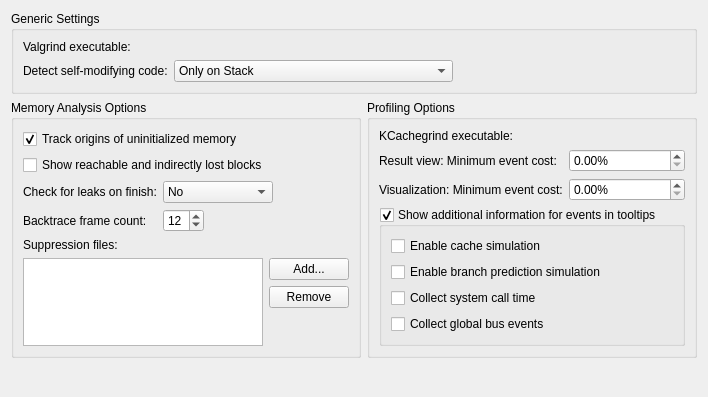
<?xml version="1.0" encoding="UTF-8"?>
<ui version="4.0">
 <class>Valgrind::Internal::ValgrindConfigWidget</class>
 <widget class="QWidget" name="Valgrind::Internal::ValgrindConfigWidget">
  <property name="geometry">
   <rect>
    <x>0</x>
    <y>0</y>
    <width>708</width>
    <height>397</height>
   </rect>
  </property>
  <layout class="QGridLayout" name="gridLayout">
   <item row="0" column="0" colspan="2">
    <widget class="QGroupBox" name="commonValgrindOptions">
     <property name="sizePolicy">
      <sizepolicy hsizetype="Preferred" vsizetype="Expanding">
       <horstretch>0</horstretch>
       <verstretch>0</verstretch>
      </sizepolicy>
     </property>
     <property name="title">
      <string>Generic Settings</string>
     </property>
     <layout class="QGridLayout" name="gridLayout_2">
      <item row="0" column="0">
       <widget class="QLabel" name="valgrindExeLabel">
        <property name="text">
         <string>Valgrind executable:</string>
        </property>
       </widget>
      </item>
      <item row="0" column="1">
       <widget class="Utils::PathChooser" name="valgrindExeChooser" native="true">
        <property name="sizePolicy">
         <sizepolicy hsizetype="Preferred" vsizetype="Preferred">
          <horstretch>1</horstretch>
          <verstretch>0</verstretch>
         </sizepolicy>
        </property>
       </widget>
      </item>
      <item row="1" column="0">
       <widget class="QLabel" name="smcDetectionLabel">
        <property name="text">
         <string>Detect self-modifying code:</string>
        </property>
       </widget>
      </item>
      <item row="1" column="1">
       <layout class="QHBoxLayout" name="horizontalLayout_2">
        <item>
         <widget class="QComboBox" name="smcDetectionComboBox">
          <property name="currentIndex">
           <number>1</number>
          </property>
          <item>
           <property name="text">
            <string>No</string>
           </property>
          </item>
          <item>
           <property name="text">
            <string>Only on Stack</string>
           </property>
          </item>
          <item>
           <property name="text">
            <string>Everywhere</string>
           </property>
          </item>
          <item>
           <property name="text">
            <string>Everywhere Except in File-backend Mappings</string>
           </property>
          </item>
         </widget>
        </item>
        <item>
         <spacer name="horizontalSpacer">
          <property name="orientation">
           <enum>Qt::Horizontal</enum>
          </property>
          <property name="sizeHint" stdset="0">
           <size>
            <width>40</width>
            <height>20</height>
           </size>
          </property>
         </spacer>
        </item>
       </layout>
      </item>
     </layout>
    </widget>
   </item>
   <item row="1" column="1">
    <widget class="QGroupBox" name="memcheckOptions_2">
     <property name="sizePolicy">
      <sizepolicy hsizetype="Preferred" vsizetype="Preferred">
       <horstretch>0</horstretch>
       <verstretch>0</verstretch>
      </sizepolicy>
     </property>
     <property name="title">
      <string>Profiling Options</string>
     </property>
     <layout class="QFormLayout" name="formLayout_2">
      <item row="1" column="0">
       <widget class="QLabel" name="minimumInclusiveCostRatioLabel">
        <property name="toolTip">
         <string>Limits the amount of results the profiler gives you. A lower limit will likely increase performance.</string>
        </property>
        <property name="text">
         <string>Result view: Minimum event cost:</string>
        </property>
        <property name="buddy">
         <cstring>minimumInclusiveCostRatio</cstring>
        </property>
       </widget>
      </item>
      <item row="1" column="1">
       <widget class="QDoubleSpinBox" name="minimumInclusiveCostRatio">
        <property name="suffix">
         <string>%</string>
        </property>
        <property name="decimals">
         <number>2</number>
        </property>
        <property name="maximum">
         <double>10.000000000000000</double>
        </property>
        <property name="singleStep">
         <double>0.100000000000000</double>
        </property>
       </widget>
      </item>
      <item row="3" column="0" colspan="2">
       <widget class="QGroupBox" name="enableEventToolTips">
        <property name="title">
         <string>Show additional information for events in tooltips</string>
        </property>
        <property name="checkable">
         <bool>true</bool>
        </property>
        <layout class="QGridLayout" name="gridLayout_3">
         <item row="0" column="0">
          <widget class="QCheckBox" name="enableCacheSim">
           <property name="toolTip">
            <string>&lt;html&gt;&lt;head/&gt;&lt;body&gt;
&lt;p&gt;Does full cache simulation.&lt;/p&gt;
&lt;p&gt;By default, only instruction read accesses will be counted (&quot;Ir&quot;).&lt;/p&gt;
&lt;p&gt;
With cache simulation, further event counters are enabled:
&lt;ul&gt;&lt;li&gt;Cache misses on instruction reads (&quot;I1mr&quot;/&quot;I2mr&quot;).&lt;/li&gt;
&lt;li&gt;Data read accesses (&quot;Dr&quot;) and related cache misses (&quot;D1mr&quot;/&quot;D2mr&quot;).&lt;/li&gt;
&lt;li&gt;Data write accesses (&quot;Dw&quot;) and related cache misses (&quot;D1mw&quot;/&quot;D2mw&quot;).&lt;/li&gt;&lt;/ul&gt;
&lt;/p&gt;

&lt;/body&gt;&lt;/html&gt;</string>
           </property>
           <property name="text">
            <string>Enable cache simulation</string>
           </property>
          </widget>
         </item>
         <item row="1" column="0">
          <widget class="QCheckBox" name="enableBranchSim">
           <property name="toolTip">
            <string>&lt;html&gt;&lt;head/&gt;&lt;body&gt;
&lt;p&gt;Does branch prediction simulation.&lt;/p&gt;
&lt;p&gt;Further event counters are enabled: &lt;/p&gt;
&lt;ul&gt;&lt;li&gt;Number of executed conditional branches and related predictor misses (
&quot;Bc&quot;/&quot;Bcm&quot;).&lt;/li&gt;
&lt;li&gt;Executed indirect jumps and related misses of the jump address predictor (
&quot;Bi&quot;/&quot;Bim&quot;).&lt;/li&gt;&lt;/ul&gt;&lt;/body&gt;&lt;/html&gt;</string>
           </property>
           <property name="text">
            <string>Enable branch prediction simulation</string>
           </property>
          </widget>
         </item>
         <item row="2" column="0">
          <widget class="QCheckBox" name="collectSystime">
           <property name="toolTip">
            <string>Collects information for system call times.</string>
           </property>
           <property name="text">
            <string>Collect system call time</string>
           </property>
          </widget>
         </item>
         <item row="3" column="0">
          <widget class="QCheckBox" name="collectBusEvents">
           <property name="toolTip">
            <string>Collect the number of global bus events that are executed. The event type &quot;Ge&quot; is used for these events.</string>
           </property>
           <property name="text">
            <string>Collect global bus events</string>
           </property>
          </widget>
         </item>
        </layout>
       </widget>
      </item>
      <item row="2" column="0">
       <widget class="QLabel" name="visualisationMinimumInclusiveCostRatioLabel">
        <property name="text">
         <string>Visualization: Minimum event cost:</string>
        </property>
       </widget>
      </item>
      <item row="2" column="1">
       <widget class="QDoubleSpinBox" name="visualisationMinimumInclusiveCostRatio">
        <property name="prefix">
         <string/>
        </property>
        <property name="suffix">
         <string>%</string>
        </property>
        <property name="minimum">
         <double>0.000000000000000</double>
        </property>
        <property name="maximum">
         <double>50.000000000000000</double>
        </property>
       </widget>
      </item>
      <item row="0" column="0">
       <widget class="QLabel" name="label_2">
        <property name="text">
         <string>KCachegrind executable:</string>
        </property>
       </widget>
      </item>
      <item row="0" column="1">
       <widget class="Utils::PathChooser" name="kcachegrindExeChooser" native="true">
        <property name="sizePolicy">
         <sizepolicy hsizetype="Preferred" vsizetype="Preferred">
          <horstretch>1</horstretch>
          <verstretch>0</verstretch>
         </sizepolicy>
        </property>
       </widget>
      </item>
     </layout>
    </widget>
   </item>
   <item row="2" column="0">
    <spacer name="verticalSpacer">
     <property name="orientation">
      <enum>Qt::Vertical</enum>
     </property>
     <property name="sizeType">
      <enum>QSizePolicy::Expanding</enum>
     </property>
     <property name="sizeHint" stdset="0">
      <size>
       <width>1</width>
       <height>500</height>
      </size>
     </property>
    </spacer>
   </item>
   <item row="1" column="0">
    <widget class="QGroupBox" name="memcheckOptions">
     <property name="sizePolicy">
      <sizepolicy hsizetype="Preferred" vsizetype="Preferred">
       <horstretch>0</horstretch>
       <verstretch>0</verstretch>
      </sizepolicy>
     </property>
     <property name="title">
      <string>Memory Analysis Options</string>
     </property>
     <layout class="QFormLayout" name="formLayout">
      <item row="0" column="0" colspan="2">
       <widget class="QCheckBox" name="trackOrigins">
        <property name="text">
         <string>Track origins of uninitialized memory</string>
        </property>
        <property name="checked">
         <bool>true</bool>
        </property>
       </widget>
      </item>
      <item row="1" column="0" colspan="2">
       <widget class="QCheckBox" name="showReachable">
        <property name="text">
         <string>Show reachable and indirectly lost blocks</string>
        </property>
       </widget>
      </item>
      <item row="2" column="0">
       <widget class="QLabel" name="leakCheckOnFinishLabel">
        <property name="text">
         <string>Check for leaks on finish:</string>
        </property>
       </widget>
      </item>
      <item row="2" column="1">
       <layout class="QHBoxLayout" name="horizontalLayout_3">
        <item>
         <widget class="QComboBox" name="leakCheckOnFinish">
          <property name="currentIndex">
           <number>0</number>
          </property>
          <item>
           <property name="text">
            <string>No</string>
           </property>
          </item>
          <item>
           <property name="text">
            <string>Summary Only</string>
           </property>
          </item>
          <item>
           <property name="text">
            <string>Full</string>
           </property>
          </item>
         </widget>
        </item>
        <item>
         <spacer name="horizontalSpacer_2">
          <property name="orientation">
           <enum>Qt::Horizontal</enum>
          </property>
          <property name="sizeHint" stdset="0">
           <size>
            <width>40</width>
            <height>20</height>
           </size>
          </property>
         </spacer>
        </item>
       </layout>
      </item>
      <item row="3" column="0">
       <widget class="QLabel" name="numCallersLabel">
        <property name="text">
         <string>Backtrace frame count:</string>
        </property>
        <property name="buddy">
         <cstring>numCallers</cstring>
        </property>
       </widget>
      </item>
      <item row="3" column="1">
       <layout class="QHBoxLayout" name="horizontalLayout_4">
        <item>
         <widget class="QSpinBox" name="numCallers">
          <property name="minimum">
           <number>5</number>
          </property>
          <property name="maximum">
           <number>50</number>
          </property>
          <property name="value">
           <number>12</number>
          </property>
         </widget>
        </item>
        <item>
         <spacer name="horizontalSpacer_3">
          <property name="orientation">
           <enum>Qt::Horizontal</enum>
          </property>
          <property name="sizeHint" stdset="0">
           <size>
            <width>40</width>
            <height>20</height>
           </size>
          </property>
         </spacer>
        </item>
       </layout>
      </item>
      <item row="4" column="0">
       <widget class="QLabel" name="label">
        <property name="text">
         <string>Suppression files:</string>
        </property>
        <property name="buddy">
         <cstring>suppressionList</cstring>
        </property>
       </widget>
      </item>
      <item row="5" column="0" colspan="2">
       <layout class="QHBoxLayout" name="horizontalLayout">
        <item>
         <widget class="QListView" name="suppressionList">
          <property name="sizePolicy">
           <sizepolicy hsizetype="Expanding" vsizetype="Expanding">
            <horstretch>0</horstretch>
            <verstretch>1</verstretch>
           </sizepolicy>
          </property>
         </widget>
        </item>
        <item>
         <layout class="QVBoxLayout" name="verticalLayout_2" stretch="0,0,1">
          <property name="sizeConstraint">
           <enum>QLayout::SetMinimumSize</enum>
          </property>
          <item>
           <widget class="QPushButton" name="addSuppression">
            <property name="text">
             <string>Add...</string>
            </property>
           </widget>
          </item>
          <item>
           <widget class="QPushButton" name="removeSuppression">
            <property name="text">
             <string>Remove</string>
            </property>
            <property name="flat">
             <bool>false</bool>
            </property>
           </widget>
          </item>
          <item>
           <spacer name="verticalSpacer_2">
            <property name="orientation">
             <enum>Qt::Vertical</enum>
            </property>
            <property name="sizeHint" stdset="0">
             <size>
              <width>20</width>
              <height>40</height>
             </size>
            </property>
           </spacer>
          </item>
         </layout>
        </item>
       </layout>
      </item>
     </layout>
    </widget>
   </item>
  </layout>
 </widget>
 <customwidgets>
  <customwidget>
   <class>Utils::PathChooser</class>
   <extends>QWidget</extends>
   <header location="global">utils/pathchooser.h</header>
   <container>1</container>
  </customwidget>
 </customwidgets>
 <tabstops>
  <tabstop>smcDetectionComboBox</tabstop>
  <tabstop>trackOrigins</tabstop>
  <tabstop>showReachable</tabstop>
  <tabstop>leakCheckOnFinish</tabstop>
  <tabstop>numCallers</tabstop>
  <tabstop>suppressionList</tabstop>
  <tabstop>addSuppression</tabstop>
  <tabstop>removeSuppression</tabstop>
  <tabstop>minimumInclusiveCostRatio</tabstop>
  <tabstop>visualisationMinimumInclusiveCostRatio</tabstop>
  <tabstop>enableEventToolTips</tabstop>
  <tabstop>enableCacheSim</tabstop>
  <tabstop>enableBranchSim</tabstop>
  <tabstop>collectSystime</tabstop>
  <tabstop>collectBusEvents</tabstop>
 </tabstops>
 <resources/>
 <connections/>
</ui>
